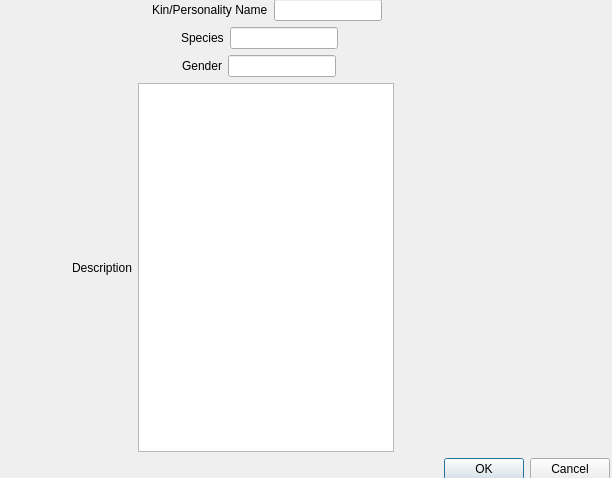
<?xml version="1.0" encoding="UTF-8"?>
<ui version="4.0">
 <class>Kin</class>
 <widget class="QDialog" name="Kin">
  <property name="geometry">
   <rect>
    <x>0</x>
    <y>0</y>
    <width>612</width>
    <height>478</height>
   </rect>
  </property>
  <property name="windowTitle">
   <string>Dialog</string>
  </property>
  <widget class="QWidget" name="verticalLayoutWidget">
   <property name="geometry">
    <rect>
     <x>-1</x>
     <y>-1</y>
     <width>611</width>
     <height>481</height>
    </rect>
   </property>
   <layout class="QVBoxLayout" name="verticalLayout">
    <property name="sizeConstraint">
     <enum>QLayout::SetMinimumSize</enum>
    </property>
    <property name="leftMargin">
     <number>1</number>
    </property>
    <item>
     <layout class="QVBoxLayout" name="verticalLayout_2">
      <item>
       <layout class="QHBoxLayout" name="horizontalLayout_3">
        <item>
         <spacer name="horizontalSpacer_2">
          <property name="orientation">
           <enum>Qt::Horizontal</enum>
          </property>
          <property name="sizeHint" stdset="0">
           <size>
            <width>40</width>
            <height>20</height>
           </size>
          </property>
         </spacer>
        </item>
        <item>
         <spacer name="horizontalSpacer_6">
          <property name="orientation">
           <enum>Qt::Horizontal</enum>
          </property>
          <property name="sizeHint" stdset="0">
           <size>
            <width>40</width>
            <height>20</height>
           </size>
          </property>
         </spacer>
        </item>
        <item>
         <widget class="QLabel" name="kinNameLabel">
          <property name="text">
           <string>Kin/Personality Name</string>
          </property>
         </widget>
        </item>
        <item>
         <widget class="QLineEdit" name="kinNameTextBox"/>
        </item>
        <item>
         <spacer name="horizontalSpacer_5">
          <property name="orientation">
           <enum>Qt::Horizontal</enum>
          </property>
          <property name="sizeHint" stdset="0">
           <size>
            <width>40</width>
            <height>20</height>
           </size>
          </property>
         </spacer>
        </item>
        <item>
         <spacer name="horizontalSpacer_4">
          <property name="orientation">
           <enum>Qt::Horizontal</enum>
          </property>
          <property name="sizeHint" stdset="0">
           <size>
            <width>40</width>
            <height>20</height>
           </size>
          </property>
         </spacer>
        </item>
        <item>
         <spacer name="horizontalSpacer_3">
          <property name="orientation">
           <enum>Qt::Horizontal</enum>
          </property>
          <property name="sizeHint" stdset="0">
           <size>
            <width>40</width>
            <height>20</height>
           </size>
          </property>
         </spacer>
        </item>
       </layout>
      </item>
     </layout>
    </item>
    <item>
     <layout class="QHBoxLayout" name="horizontalLayout_5">
      <item>
       <spacer name="horizontalSpacer_7">
        <property name="orientation">
         <enum>Qt::Horizontal</enum>
        </property>
        <property name="sizeHint" stdset="0">
         <size>
          <width>40</width>
          <height>20</height>
         </size>
        </property>
       </spacer>
      </item>
      <item>
       <spacer name="horizontalSpacer_8">
        <property name="orientation">
         <enum>Qt::Horizontal</enum>
        </property>
        <property name="sizeHint" stdset="0">
         <size>
          <width>40</width>
          <height>20</height>
         </size>
        </property>
       </spacer>
      </item>
      <item>
       <widget class="QLabel" name="kinNameLabel_2">
        <property name="text">
         <string>Species</string>
        </property>
       </widget>
      </item>
      <item>
       <widget class="QLineEdit" name="SpeciesTextBox"/>
      </item>
      <item>
       <spacer name="horizontalSpacer_9">
        <property name="orientation">
         <enum>Qt::Horizontal</enum>
        </property>
        <property name="sizeHint" stdset="0">
         <size>
          <width>40</width>
          <height>20</height>
         </size>
        </property>
       </spacer>
      </item>
      <item>
       <spacer name="horizontalSpacer_10">
        <property name="orientation">
         <enum>Qt::Horizontal</enum>
        </property>
        <property name="sizeHint" stdset="0">
         <size>
          <width>40</width>
          <height>20</height>
         </size>
        </property>
       </spacer>
      </item>
      <item>
       <spacer name="horizontalSpacer_11">
        <property name="orientation">
         <enum>Qt::Horizontal</enum>
        </property>
        <property name="sizeHint" stdset="0">
         <size>
          <width>40</width>
          <height>20</height>
         </size>
        </property>
       </spacer>
      </item>
     </layout>
    </item>
    <item>
     <layout class="QHBoxLayout" name="horizontalLayout_4">
      <item>
       <spacer name="horizontalSpacer_12">
        <property name="orientation">
         <enum>Qt::Horizontal</enum>
        </property>
        <property name="sizeHint" stdset="0">
         <size>
          <width>40</width>
          <height>20</height>
         </size>
        </property>
       </spacer>
      </item>
      <item>
       <spacer name="horizontalSpacer_13">
        <property name="orientation">
         <enum>Qt::Horizontal</enum>
        </property>
        <property name="sizeHint" stdset="0">
         <size>
          <width>40</width>
          <height>20</height>
         </size>
        </property>
       </spacer>
      </item>
      <item>
       <widget class="QLabel" name="kinNameLabel_3">
        <property name="text">
         <string>Gender</string>
        </property>
       </widget>
      </item>
      <item>
       <widget class="QLineEdit" name="GenderTextBox"/>
      </item>
      <item>
       <spacer name="horizontalSpacer_14">
        <property name="orientation">
         <enum>Qt::Horizontal</enum>
        </property>
        <property name="sizeHint" stdset="0">
         <size>
          <width>40</width>
          <height>20</height>
         </size>
        </property>
       </spacer>
      </item>
      <item>
       <spacer name="horizontalSpacer_15">
        <property name="orientation">
         <enum>Qt::Horizontal</enum>
        </property>
        <property name="sizeHint" stdset="0">
         <size>
          <width>40</width>
          <height>20</height>
         </size>
        </property>
       </spacer>
      </item>
      <item>
       <spacer name="horizontalSpacer_16">
        <property name="orientation">
         <enum>Qt::Horizontal</enum>
        </property>
        <property name="sizeHint" stdset="0">
         <size>
          <width>40</width>
          <height>20</height>
         </size>
        </property>
       </spacer>
      </item>
     </layout>
    </item>
    <item>
     <layout class="QHBoxLayout" name="horizontalLayout_7">
      <item>
       <spacer name="horizontalSpacer_22">
        <property name="orientation">
         <enum>Qt::Horizontal</enum>
        </property>
        <property name="sizeHint" stdset="0">
         <size>
          <width>40</width>
          <height>20</height>
         </size>
        </property>
       </spacer>
      </item>
      <item>
       <widget class="QLabel" name="kinNameLabel_5">
        <property name="text">
         <string>Description</string>
        </property>
       </widget>
      </item>
      <item>
       <widget class="QTextEdit" name="DescriptionTextBox"/>
      </item>
      <item>
       <spacer name="horizontalSpacer_24">
        <property name="orientation">
         <enum>Qt::Horizontal</enum>
        </property>
        <property name="sizeHint" stdset="0">
         <size>
          <width>40</width>
          <height>20</height>
         </size>
        </property>
       </spacer>
      </item>
      <item>
       <spacer name="horizontalSpacer_25">
        <property name="orientation">
         <enum>Qt::Horizontal</enum>
        </property>
        <property name="sizeHint" stdset="0">
         <size>
          <width>40</width>
          <height>20</height>
         </size>
        </property>
       </spacer>
      </item>
      <item>
       <spacer name="horizontalSpacer_26">
        <property name="orientation">
         <enum>Qt::Horizontal</enum>
        </property>
        <property name="sizeHint" stdset="0">
         <size>
          <width>40</width>
          <height>20</height>
         </size>
        </property>
       </spacer>
      </item>
     </layout>
    </item>
    <item>
     <layout class="QHBoxLayout" name="horizontalLayout_2">
      <item>
       <spacer name="horizontalSpacer">
        <property name="orientation">
         <enum>Qt::Horizontal</enum>
        </property>
        <property name="sizeHint" stdset="0">
         <size>
          <width>40</width>
          <height>20</height>
         </size>
        </property>
       </spacer>
      </item>
      <item>
       <widget class="QDialogButtonBox" name="kinConfirmDenyBox">
        <property name="standardButtons">
         <set>QDialogButtonBox::Cancel|QDialogButtonBox::Ok</set>
        </property>
       </widget>
      </item>
     </layout>
    </item>
   </layout>
  </widget>
 </widget>
 <resources/>
 <connections/>
</ui>
